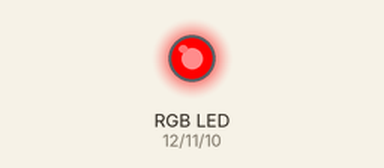
The sketch below on a simulated Arduino Uno, built with avr-gcc and run on an emulated ATmega328P. Shown: an RGB LED mixed from three pins (HIGH = lit).

Above: at 0.05 s.
At 0.55 s:
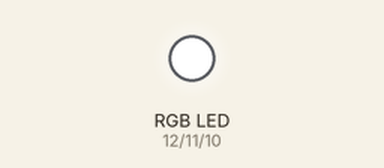
At 0.75 s:
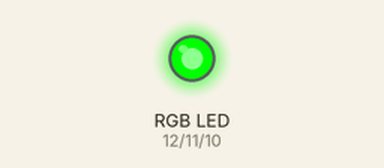
At 1.45 s:
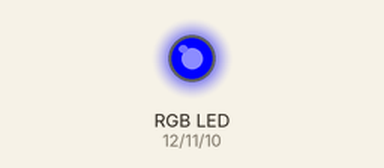
At 2.15 s:
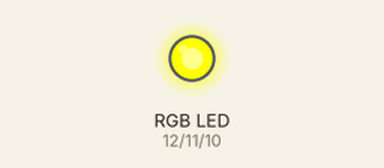
At 2.85 s:
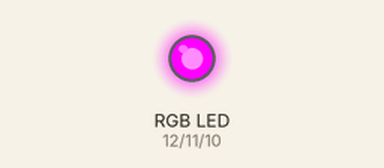
Timing chart, 0 to 3.1 s (numbered marks = the images above):
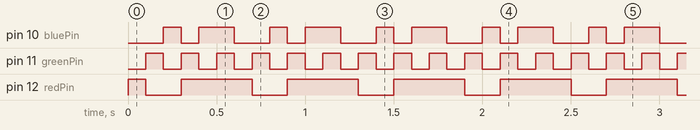

The sketch:

RGB.ino
```cpp
/*
  Created by: Evan Beaudoin
  Created on: March 2023
  Turns on the colors of an RGB light
*/


const int redPin= 12;
const int greenPin = 11;
const int bluePin = 10;

const int delayTime = 100;

void setColor(int redValue, int greenValue, int blueValue) {
  analogWrite(redPin, redValue);
  analogWrite(greenPin, greenValue);
  analogWrite(bluePin, blueValue);
}

void setup() {
  pinMode(redPin, OUTPUT);
  pinMode(greenPin, OUTPUT);
  pinMode(bluePin, OUTPUT);
}

void loop() {
  setColor(255, 0, 0); // Red Color
  delay(delayTime);
  setColor(0, 255, 0); // Green Color
  delay(delayTime);
  setColor(0, 0, 255); // Blue Color
  delay(delayTime);
  setColor(255, 255, 0); // Yellow Color
  delay(delayTime);
  setColor(255, 0, 255); // Purple Color
  delay(delayTime);
  setColor(255, 255, 255); // White Color
  delay(delayTime);
}
```

Measured:
- by itself, pin 10 (bluePin): repeats every 0.60 s: LOW 0.10 s, HIGH 0.20 s, LOW 0.20 s, HIGH 0.10 s
- by itself, pin 11 (greenPin): alternates HIGH for 0.10 s and LOW for 0.10 s
- by itself, pin 12 (redPin): repeats every 0.60 s: LOW 0.20 s, HIGH 0.40 s
